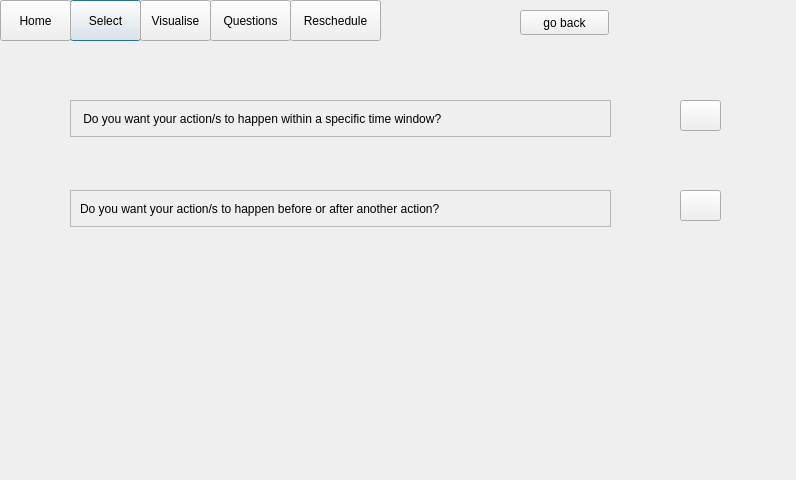
<?xml version="1.0" encoding="UTF-8"?>
<ui version="4.0">
 <class>RescheduleQuestion</class>
 <widget class="QDialog" name="RescheduleQuestion">
  <property name="geometry">
   <rect>
    <x>0</x>
    <y>0</y>
    <width>796</width>
    <height>480</height>
   </rect>
  </property>
  <property name="windowTitle">
   <string>Dialog</string>
  </property>
  <property name="styleSheet">
   <string notr="true">font: 75 12pt &quot;TakaoPGothic&quot;;</string>
  </property>
  <widget class="QPushButton" name="selectButton">
   <property name="geometry">
    <rect>
     <x>70</x>
     <y>0</y>
     <width>71</width>
     <height>41</height>
    </rect>
   </property>
   <property name="text">
    <string>Select</string>
   </property>
  </widget>
  <widget class="QPushButton" name="visualiseButton">
   <property name="geometry">
    <rect>
     <x>140</x>
     <y>0</y>
     <width>71</width>
     <height>41</height>
    </rect>
   </property>
   <property name="text">
    <string>Visualise</string>
   </property>
  </widget>
  <widget class="QPushButton" name="Button">
   <property name="geometry">
    <rect>
     <x>290</x>
     <y>0</y>
     <width>91</width>
     <height>41</height>
    </rect>
   </property>
   <property name="text">
    <string>Reschedule</string>
   </property>
  </widget>
  <widget class="QPushButton" name="modifyButton">
   <property name="geometry">
    <rect>
     <x>210</x>
     <y>0</y>
     <width>81</width>
     <height>41</height>
    </rect>
   </property>
   <property name="text">
    <string>Questions</string>
   </property>
  </widget>
  <widget class="QPushButton" name="homeButton">
   <property name="geometry">
    <rect>
     <x>0</x>
     <y>0</y>
     <width>71</width>
     <height>41</height>
    </rect>
   </property>
   <property name="text">
    <string>Home</string>
   </property>
  </widget>
  <widget class="QFrame" name="frame">
   <property name="geometry">
    <rect>
     <x>70</x>
     <y>100</y>
     <width>541</width>
     <height>37</height>
    </rect>
   </property>
   <property name="frameShape">
    <enum>QFrame::StyledPanel</enum>
   </property>
   <property name="frameShadow">
    <enum>QFrame::Raised</enum>
   </property>
   <layout class="QVBoxLayout" name="verticalLayout">
    <item>
     <widget class="QLabel" name="label">
      <property name="text">
       <string> Do you want your action/s to happen within a specific time window?</string>
      </property>
     </widget>
    </item>
   </layout>
  </widget>
  <widget class="QFrame" name="frame_2">
   <property name="geometry">
    <rect>
     <x>70</x>
     <y>190</y>
     <width>541</width>
     <height>37</height>
    </rect>
   </property>
   <property name="frameShape">
    <enum>QFrame::StyledPanel</enum>
   </property>
   <property name="frameShadow">
    <enum>QFrame::Raised</enum>
   </property>
   <layout class="QVBoxLayout" name="verticalLayout_2">
    <item>
     <widget class="QLabel" name="label_2">
      <property name="text">
       <string>Do you want your action/s to happen before or after another action?</string>
      </property>
     </widget>
    </item>
   </layout>
  </widget>
  <widget class="QPushButton" name="windowButton">
   <property name="geometry">
    <rect>
     <x>680</x>
     <y>100</y>
     <width>41</width>
     <height>31</height>
    </rect>
   </property>
   <property name="text">
    <string/>
   </property>
  </widget>
  <widget class="QPushButton" name="BAButton">
   <property name="geometry">
    <rect>
     <x>680</x>
     <y>190</y>
     <width>41</width>
     <height>31</height>
    </rect>
   </property>
   <property name="text">
    <string/>
   </property>
  </widget>
  <widget class="QPushButton" name="backButton">
   <property name="geometry">
    <rect>
     <x>520</x>
     <y>10</y>
     <width>89</width>
     <height>25</height>
    </rect>
   </property>
   <property name="text">
    <string>go back</string>
   </property>
  </widget>
 </widget>
 <resources/>
 <connections/>
</ui>
